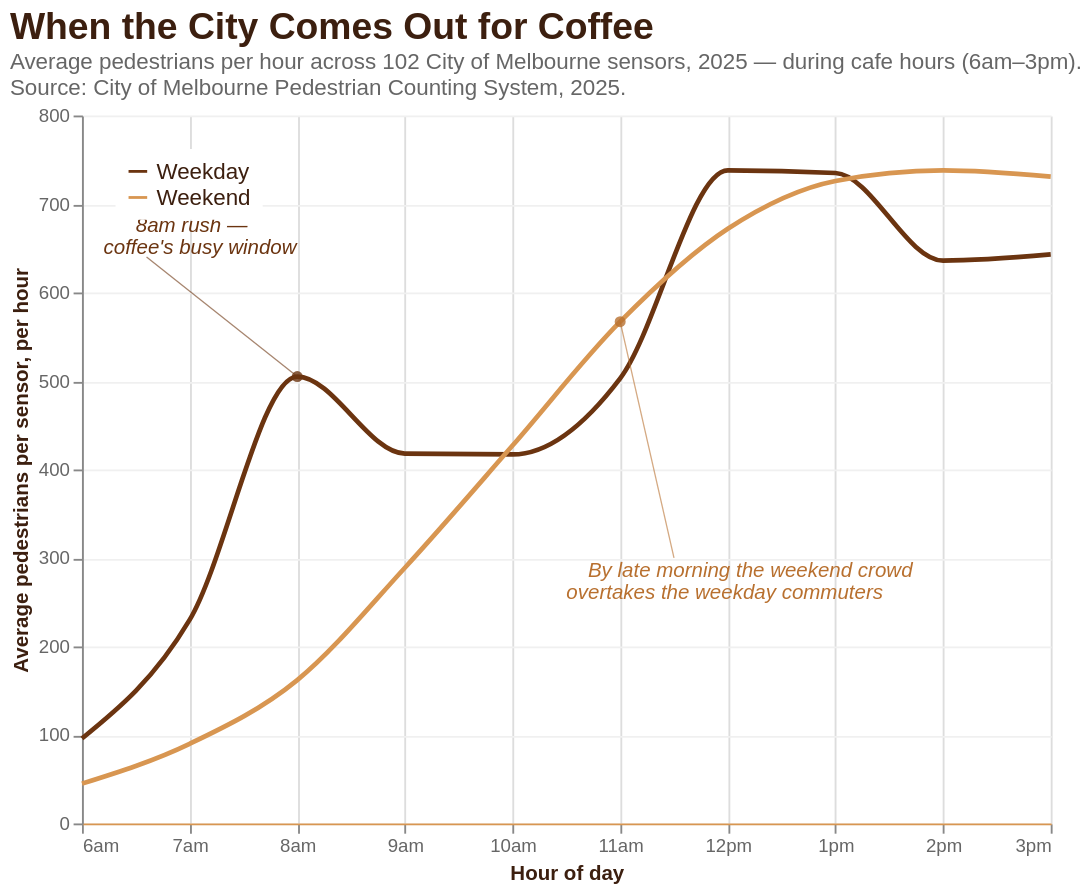

Describe this chart as a Vega-Lite specification.
### Vega-Lite specification from a JSON file in a GitHub repository (floating-point values rounded to 4 significant figures)
{"$schema": "https://vega.github.io/schema/vega-lite/v5.json", "title": {"text": "When the City Comes Out for Coffee", "subtitle": ["Average pedestrians per hour across 102 City of Melbourne sensors, 2025 — during cafe hours (6am–3pm).", "Source: City of Melbourne Pedestrian Counting System, 2025."], "anchor": "start", "fontSize": 20, "subtitleFontSize": 12, "subtitleColor": "#666", "color": "#3C1F0F"}, "width": 520, "height": 380, "data": {"values": [{"hour": 6, "type": "Weekday", "count": 96}, {"hour": 6, "type": "Weekend", "count": 45}, {"hour": 7, "type": "Weekday", "count": 230}, {"hour": 7, "type": "Weekend", "count": 90}, {"hour": 8, "type": "Weekday", "count": 505}, {"hour": 8, "type": "Weekend", "count": 162}, {"hour": 9, "type": "Weekday", "count": 418}, {"hour": 9, "type": "Weekend", "count": 289}, {"hour": 10, "type": "Weekday", "count": 417}, {"hour": 10, "type": "Weekend", "count": 427}, {"hour": 11, "type": "Weekday", "count": 503}, {"hour": 11, "type": "Weekend", "count": 567}, {"hour": 12, "type": "Weekday", "count": 738}, {"hour": 12, "type": "Weekend", "count": 672}, {"hour": 13, "type": "Weekday", "count": 735}, {"hour": 13, "type": "Weekend", "count": 726}, {"hour": 14, "type": "Weekday", "count": 636}, {"hour": 14, "type": "Weekend", "count": 738}, {"hour": 15, "type": "Weekday", "count": 643}, {"hour": 15, "type": "Weekend", "count": 731}]}, "layer": [{"mark": {"type": "line", "strokeWidth": 2.5, "interpolate": "monotone"}, "encoding": {"x": {"field": "hour", "type": "quantitative", "scale": {"domain": [6, 15], "nice": false}, "title": "Hour of day", "axis": {"values": [6, 7, 8, 9, 10, 11, 12, 13, 14, 15], "labelExpr": "datum.value < 12 ? datum.value + 'am' : datum.value == 12 ? '12pm' : (datum.value - 12) + 'pm'", "labelColor": "#666", "domainColor": "#D89651", "titleColor": "#3C1F0F"}}, "y": {"field": "count", "type": "quantitative", "scale": {"domain": [0, 800]}, "title": "Average pedestrians per sensor, per hour", "axis": {"titleColor": "#3C1F0F", "labelColor": "#666", "grid": true, "gridColor": "#f0f0f0"}}, "color": {"field": "type", "type": "nominal", "scale": {"domain": ["Weekday", "Weekend"], "range": ["#6B3410", "#D89651"]}, "legend": {"orient": "top-left", "title": null, "labelColor": "#3C1F0F", "labelFontSize": 12, "fillColor": "white", "padding": 6}}, "tooltip": [{"field": "type", "title": "Day type"}, {"field": "hour", "title": "Hour"}, {"field": "count", "title": "Avg pedestrians", "format": ".0f"}]}}, {"data": {"values": [{"x": 6.6, "y": 640, "x2": 8, "y2": 505}]}, "mark": {"type": "rule", "color": "#6B3410", "strokeWidth": 0.7, "opacity": 0.6}, "encoding": {"x": {"field": "x", "type": "quantitative"}, "y": {"field": "y", "type": "quantitative"}, "x2": {"field": "x2"}, "y2": {"field": "y2"}}}, {"data": {"values": [{"x": 8, "y": 505}]}, "mark": {"type": "point", "filled": true, "color": "#6B3410", "size": 35, "opacity": 0.8}, "encoding": {"x": {"field": "x", "type": "quantitative"}, "y": {"field": "y", "type": "quantitative"}}}, {"data": {"values": [{"x": 6.5, "y": 675, "t": "8am rush —"}, {"x": 6.2, "y": 650, "t": "coffee's busy window"}]}, "mark": {"type": "text", "align": "left", "fontStyle": "italic", "fontSize": 11, "color": "#6B3410"}, "encoding": {"x": {"field": "x", "type": "quantitative"}, "y": {"field": "y", "type": "quantitative"}, "text": {"field": "t"}}}, {"data": {"values": [{"x": 11.5, "y": 300, "x2": 11, "y2": 567}]}, "mark": {"type": "rule", "color": "#B8702F", "strokeWidth": 0.7, "opacity": 0.6}, "encoding": {"x": {"field": "x", "type": "quantitative"}, "y": {"field": "y", "type": "quantitative"}, "x2": {"field": "x2"}, "y2": {"field": "y2"}}}, {"data": {"values": [{"x": 11, "y": 567}]}, "mark": {"type": "point", "filled": true, "color": "#B8702F", "size": 35, "opacity": 0.8}, "encoding": {"x": {"field": "x", "type": "quantitative"}, "y": {"field": "y", "type": "quantitative"}}}, {"data": {"values": [{"x": 10.7, "y": 285, "t": "By late morning the weekend crowd"}, {"x": 10.5, "y": 260, "t": "overtakes the weekday commuters"}]}, "mark": {"type": "text", "align": "left", "fontStyle": "italic", "fontSize": 11, "color": "#B8702F"}, "encoding": {"x": {"field": "x", "type": "quantitative"}, "y": {"field": "y", "type": "quantitative"}, "text": {"field": "t"}}}], "config": {"view": {"stroke": null}, "background": "transparent"}}
